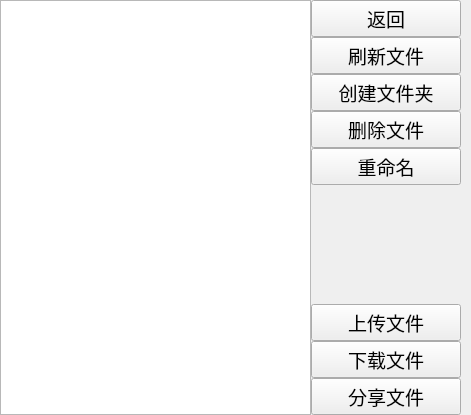
<?xml version="1.0" encoding="UTF-8"?>
<ui version="4.0">
 <class>File</class>
 <widget class="QWidget" name="File">
  <property name="geometry">
   <rect>
    <x>0</x>
    <y>0</y>
    <width>471</width>
    <height>415</height>
   </rect>
  </property>
  <property name="windowTitle">
   <string>Form</string>
  </property>
  <layout class="QHBoxLayout" name="horizontalLayout">
   <property name="spacing">
    <number>0</number>
   </property>
   <property name="leftMargin">
    <number>0</number>
   </property>
   <property name="topMargin">
    <number>0</number>
   </property>
   <property name="rightMargin">
    <number>10</number>
   </property>
   <property name="bottomMargin">
    <number>0</number>
   </property>
   <item>
    <widget class="QListWidget" name="listWidget"/>
   </item>
   <item>
    <layout class="QVBoxLayout" name="verticalLayout">
     <item>
      <widget class="QPushButton" name="return_PB">
       <property name="minimumSize">
        <size>
         <width>150</width>
         <height>0</height>
        </size>
       </property>
       <property name="maximumSize">
        <size>
         <width>150</width>
         <height>16777215</height>
        </size>
       </property>
       <property name="font">
        <font>
         <family>Agency FB</family>
         <pointsize>14</pointsize>
        </font>
       </property>
       <property name="text">
        <string>返回</string>
       </property>
      </widget>
     </item>
     <item>
      <widget class="QPushButton" name="flush_PB">
       <property name="minimumSize">
        <size>
         <width>150</width>
         <height>0</height>
        </size>
       </property>
       <property name="maximumSize">
        <size>
         <width>150</width>
         <height>16777215</height>
        </size>
       </property>
       <property name="font">
        <font>
         <family>Agency FB</family>
         <pointsize>14</pointsize>
        </font>
       </property>
       <property name="text">
        <string>刷新文件</string>
       </property>
      </widget>
     </item>
     <item>
      <widget class="QPushButton" name="mkdir_PB">
       <property name="minimumSize">
        <size>
         <width>150</width>
         <height>0</height>
        </size>
       </property>
       <property name="maximumSize">
        <size>
         <width>150</width>
         <height>16777215</height>
        </size>
       </property>
       <property name="font">
        <font>
         <family>Agency FB</family>
         <pointsize>14</pointsize>
        </font>
       </property>
       <property name="text">
        <string>创建文件夹</string>
       </property>
      </widget>
     </item>
     <item>
      <widget class="QPushButton" name="delete_PB">
       <property name="minimumSize">
        <size>
         <width>150</width>
         <height>0</height>
        </size>
       </property>
       <property name="maximumSize">
        <size>
         <width>150</width>
         <height>16777215</height>
        </size>
       </property>
       <property name="font">
        <font>
         <family>Agency FB</family>
         <pointsize>14</pointsize>
        </font>
       </property>
       <property name="text">
        <string>删除文件</string>
       </property>
      </widget>
     </item>
     <item>
      <widget class="QPushButton" name="rename_PB">
       <property name="minimumSize">
        <size>
         <width>150</width>
         <height>0</height>
        </size>
       </property>
       <property name="maximumSize">
        <size>
         <width>150</width>
         <height>16777215</height>
        </size>
       </property>
       <property name="font">
        <font>
         <family>Agency FB</family>
         <pointsize>14</pointsize>
        </font>
       </property>
       <property name="text">
        <string>重命名</string>
       </property>
      </widget>
     </item>
     <item>
      <spacer name="verticalSpacer">
       <property name="orientation">
        <enum>Qt::Vertical</enum>
       </property>
       <property name="sizeHint" stdset="0">
        <size>
         <width>20</width>
         <height>40</height>
        </size>
       </property>
      </spacer>
     </item>
     <item>
      <widget class="QPushButton" name="upload_PB">
       <property name="minimumSize">
        <size>
         <width>150</width>
         <height>0</height>
        </size>
       </property>
       <property name="maximumSize">
        <size>
         <width>150</width>
         <height>16777215</height>
        </size>
       </property>
       <property name="font">
        <font>
         <family>Agency FB</family>
         <pointsize>14</pointsize>
        </font>
       </property>
       <property name="text">
        <string>上传文件</string>
       </property>
      </widget>
     </item>
     <item>
      <widget class="QPushButton" name="download_PB">
       <property name="minimumSize">
        <size>
         <width>150</width>
         <height>0</height>
        </size>
       </property>
       <property name="maximumSize">
        <size>
         <width>150</width>
         <height>16777215</height>
        </size>
       </property>
       <property name="font">
        <font>
         <family>Agency FB</family>
         <pointsize>14</pointsize>
        </font>
       </property>
       <property name="text">
        <string>下载文件</string>
       </property>
      </widget>
     </item>
     <item>
      <widget class="QPushButton" name="share_PB">
       <property name="minimumSize">
        <size>
         <width>150</width>
         <height>0</height>
        </size>
       </property>
       <property name="maximumSize">
        <size>
         <width>150</width>
         <height>16777215</height>
        </size>
       </property>
       <property name="font">
        <font>
         <family>Agency FB</family>
         <pointsize>14</pointsize>
        </font>
       </property>
       <property name="text">
        <string>分享文件</string>
       </property>
      </widget>
     </item>
    </layout>
   </item>
  </layout>
 </widget>
 <resources/>
 <connections/>
</ui>
